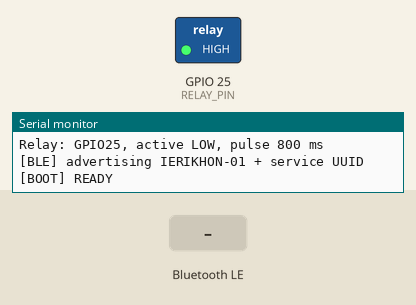
This sketch was run on a simulated ESP32. Shown: switched loads named in the sketch (green lamp = pin HIGH), the last lines printed to the serial monitor. Inputs (shaded band) come from the test bench. Nothing arrives over Bluetooth unless stated; a phone connects over Bluetooth LE 3 s after start.

Above: at 1.3 s.
1.4 s: Bluetooth LE write "PING" received
2.9 s: Bluetooth LE write "STATUS" received
4.4 s: Bluetooth LE write "ARM" received
5.9 s: Bluetooth LE write "START" received
At 6.5 s:
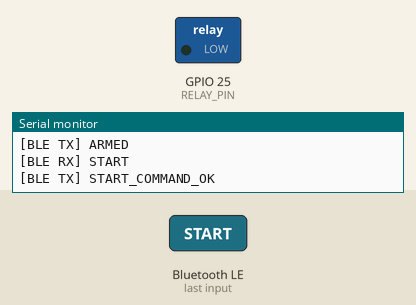
Timing chart, 0 to 8.9 s (numbered marks = the images above; inputs shaded):
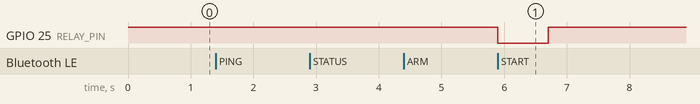

The sketch:

IERIKHON_v1.4.0.ino
```cpp
#include <Arduino.h>
#include <BLEDevice.h>
#include <BLEServer.h>
#include <BLEUtils.h>
#include <BLE2902.h>
#include <esp_bt.h>

static const char* DEVICE_NAME = "IERIKHON-01";
static const char* SERVICE_UUID = "6f4f0001-8f3a-4d7a-9c12-4a494552494b";
static const char* COMMAND_UUID = "6f4f0002-8f3a-4d7a-9c12-4a494552494b";

static const uint8_t RELAY_PIN = 25;
static const uint8_t RELAY_ON = LOW;
static const uint8_t RELAY_OFF = HIGH;

static const uint32_t ARM_WINDOW_MS = 15000;
static const uint32_t RELAY_PULSE_MS = 800;

BLEServer* bleServer = nullptr;
BLECharacteristic* commandCharacteristic = nullptr;

volatile bool clientConnected = false;
bool armed = false;
bool relayActive = false;
uint32_t armedUntil = 0;
uint32_t relayOffAt = 0;

static bool deadlineReached(uint32_t now, uint32_t deadline) {
  return (int32_t)(now - deadline) >= 0;
}

static void relaySafeOff() {
  digitalWrite(RELAY_PIN, RELAY_OFF);
  relayActive = false;
}

static void publish(const String& text) {
  Serial.print("[BLE TX] ");
  Serial.println(text);

  if (!commandCharacteristic) return;
  commandCharacteristic->setValue(text.c_str());

  if (clientConnected) {
    commandCharacteristic->notify();
  }
}

static void resetSafetyState(bool notifyClient) {
  armed = false;
  armedUntil = 0;
  relaySafeOff();
  if (notifyClient) publish("DISARMED");
}

static void configureAndStartAdvertising() {
  BLEAdvertising* advertising = BLEDevice::getAdvertising();
  advertising->stop();

  BLEAdvertisementData adv;
  adv.setFlags(0x06);
  adv.setCompleteServices(BLEUUID(SERVICE_UUID));
  advertising->setAdvertisementData(adv);

  BLEAdvertisementData scanResponse;
  scanResponse.setName(DEVICE_NAME);
  advertising->setScanResponseData(scanResponse);
  advertising->setScanResponse(true);

  advertising->setMinPreferred(0x06);
  advertising->setMaxPreferred(0x12);
  advertising->start();

  Serial.println("[BLE] advertising IERIKHON-01 + service UUID");
}

class ServerCallbacks final : public BLEServerCallbacks {
  void onConnect(BLEServer* server) override {
    (void)server;
    clientConnected = true;
    Serial.println("[BLE] client connected");
  }

  void onDisconnect(BLEServer* server) override {
    (void)server;
    clientConnected = false;
    resetSafetyState(false);
    Serial.println("[BLE] client disconnected -> SAFE");
    delay(250);
    configureAndStartAdvertising();
  }
};

class CommandCallbacks final : public BLECharacteristicCallbacks {
  void onWrite(BLECharacteristic* characteristic) override {
    String cmd(characteristic->getValue().c_str());
    cmd.trim();
    cmd.toUpperCase();

    Serial.print("[BLE RX] ");
    Serial.println(cmd);

    if (cmd == "PING") {
      publish("PONG:IERIKHON:1.4.0");
      return;
    }

    if (cmd == "STATUS") {
      uint32_t now = millis();
      if (armed && deadlineReached(now, armedUntil)) armed = false;

      if (armed) {
        uint32_t leftMs = armedUntil - now;
        publish("STATUS:ARMED:" + String((leftMs + 999) / 1000));
      } else {
        publish("STATUS:SAFE");
      }
      return;
    }

    if (cmd == "ARM") {
      armed = true;
      armedUntil = millis() + ARM_WINDOW_MS;
      publish("ARMED");
      return;
    }

    if (cmd == "START") {
      uint32_t now = millis();

      if (!armed) {
        publish("DENIED:NOT_ARMED");
        return;
      }

      if (deadlineReached(now, armedUntil)) {
        armed = false;
        publish("DENIED:ARM_TIMEOUT");
        return;
      }

      armed = false;
      digitalWrite(RELAY_PIN, RELAY_ON);
      relayActive = true;
      relayOffAt = now + RELAY_PULSE_MS;
      publish("START_COMMAND_OK");
      return;
    }

    if (cmd == "DISARM" || cmd == "STOP") {
      resetSafetyState(true);
      return;
    }

    publish("DENIED:UNKNOWN_COMMAND");
  }
};

void setup() {
  pinMode(RELAY_PIN, OUTPUT);
  relaySafeOff();

  Serial.begin(115200);
  delay(150);
  Serial.println();
  Serial.println("IERIKHON firmware v1.4.0");
  Serial.println("Relay: GPIO25, active LOW, pulse 800 ms");

  BLEDevice::init(DEVICE_NAME);
  BLEDevice::setMTU(64);
  BLEDevice::setPower(ESP_PWR_LVL_P9);

  bleServer = BLEDevice::createServer();
  bleServer->setCallbacks(new ServerCallbacks());

  BLEService* service = bleServer->createService(SERVICE_UUID);
  commandCharacteristic = service->createCharacteristic(
    COMMAND_UUID,
    BLECharacteristic::PROPERTY_READ |
    BLECharacteristic::PROPERTY_WRITE |
    BLECharacteristic::PROPERTY_WRITE_NR |
    BLECharacteristic::PROPERTY_NOTIFY
  );

  commandCharacteristic->setCallbacks(new CommandCallbacks());
  commandCharacteristic->addDescriptor(new BLE2902());
  commandCharacteristic->setValue("STATUS:SAFE");

  service->start();
  configureAndStartAdvertising();

  Serial.println("[BOOT] READY");
}

void loop() {
  uint32_t now = millis();

  if (armed && deadlineReached(now, armedUntil)) {
    armed = false;
    publish("ARM_TIMEOUT");
  }

  if (relayActive && deadlineReached(now, relayOffAt)) {
    relaySafeOff();
    publish("RELAY_OFF");
  }

  delay(5);
}
```

Measured:
- after the input at 5.9 s, GPIO 25 (RELAY_PIN): HIGH → LOW at once, → HIGH 0.80 s later
